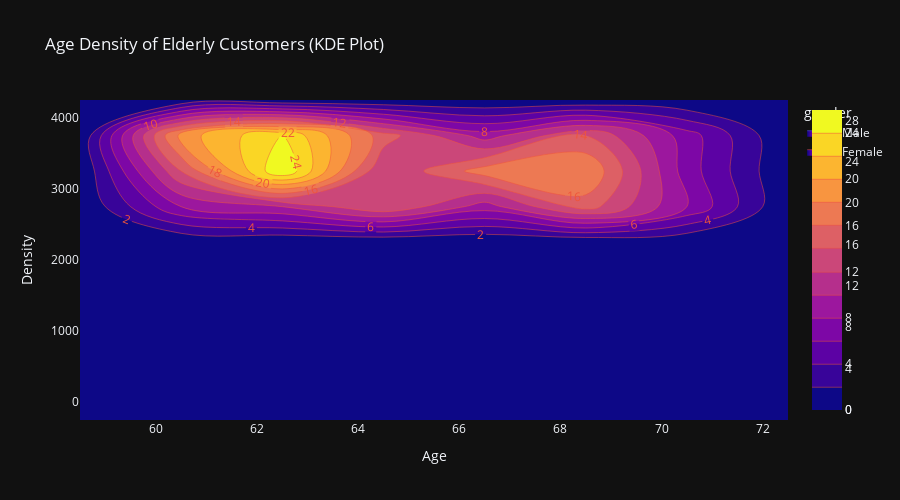

Source (notebook cell):
### Markdown cell above
A KDE chart will help analyse the age distribution density for elderly men and women.

### Code cell
fig_kde = px.density_contour(elderly_df, 
                            x='age', 
                            color='gender',
                            title='Age Density of Elderly Customers (KDE Plot)',
                            template='plotly_dark')

fig_kde.update_traces(contours_coloring="fill", contours_showlabels=True)
fig_kde.update_layout(
    xaxis_title='Age',
    yaxis_title='Density',
    height=500
)

fig_kde.show()

### Figure 1 — Plotly figure (JSON) as saved in the notebook; plotly's stock layout.template omitted (floating-point values rounded to 4 significant figures; data arrays with more than 128 entries replaced by an {"elided": "..."} marker saying what was removed)
{"data": [{"contours": {"coloring": "fill", "showlabels": true}, "hovertemplate": "gender=Male<br>age=%{x}<br>index=%{y}<br>count=%{z}<extra></extra>", "legendgroup": "Male", "line": {"color": "#636efa"}, "name": "Male", "showlegend": true, "type": "histogram2dcontour", "x": {"elided": "542 int values"}, "xaxis": "x", "xbingroup": "x", "y": {"elided": "542 int values"}, "yaxis": "y", "ybingroup": "y"}, {"contours": {"coloring": "fill", "showlabels": true}, "hovertemplate": "gender=Female<br>age=%{x}<br>index=%{y}<br>count=%{z}<extra></extra>", "legendgroup": "Female", "line": {"color": "#EF553B"}, "name": "Female", "showlegend": true, "type": "histogram2dcontour", "x": {"elided": "246 int values"}, "xaxis": "x", "xbingroup": "x", "y": {"elided": "246 int values"}, "yaxis": "y", "ybingroup": "y"}], "layout": {"height": 500, "legend": {"title": {"text": "gender"}, "tracegroupgap": 0}, "title": {"text": "Age Density of Elderly Customers (KDE Plot)"}, "xaxis": {"anchor": "y", "domain": [0, 1], "title": {"text": "Age"}}, "yaxis": {"anchor": "x", "domain": [0, 1], "title": {"text": "Density"}}}}
